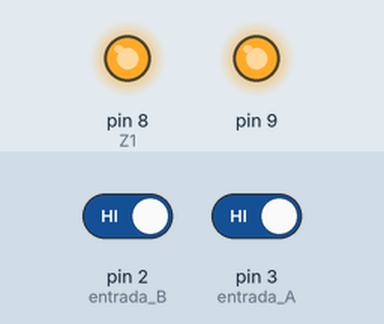
This sketch was run on a simulated Arduino Uno, built with avr-gcc and run on an emulated ATmega328P. Parts: output pins drawn as LEDs (lit = HIGH). The inputs (shaded band) are chosen by the test bench; at power-on: pin 2 (entrada_B) HIGH, pin 3 (entrada_A) HIGH.

Above: at 1.2 s.
1.3 s: pin 2 (entrada_B) driven LOW and pin 3 (entrada_A) driven LOW
At 2.5 s:
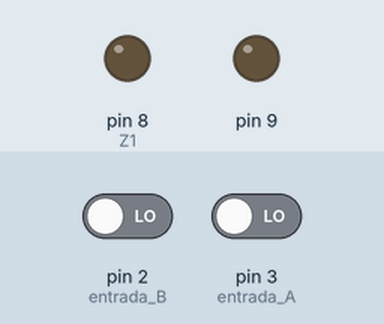
2.8 s: pin 2 (entrada_B) driven HIGH
At 3.6 s:
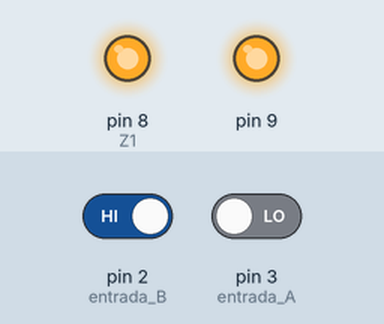
4.3 s: pin 2 (entrada_B) driven LOW
At 4.8 s:
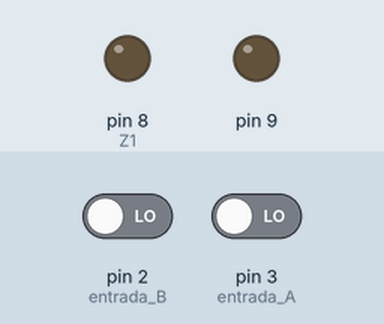
Timing chart, 0 to 7.3 s (numbered marks = the images above; inputs shaded):
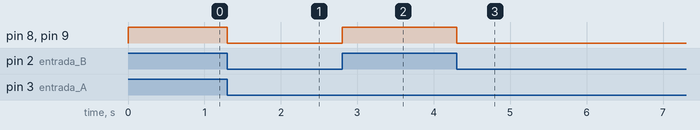

Measured:
- after the input at 1.3 s, pin 8 (Z1), pin 9: HIGH → LOW at once
- after the input at 2.8 s, pin 8 (Z1), pin 9: LOW → HIGH at once
- after the input at 4.3 s, pin 8 (Z1), pin 9: HIGH → LOW at once

The sketch:

LEYES3.ino
```cpp
//Autor:Dario Jorge Iglesias
boolean B,A,Z1,Z2;
void setup() {
 pinMode(2,INPUT_PULLUP);//entrada B
 pinMode(3,INPUT_PULLUP);//entrada A
 pinMode(8,OUTPUT);//Z1=B+A
 pinMode(9,OUTPUT);}//Z2=(B+'B).(B+A)
void loop()
{
 B=digitalRead(2);//Var. de entrada
 A=digitalRead(3);
 Z1=B|A;//FUNCIÓN Z1
 Z2=(B|!B)&(B|A);//FUNCIÓN Z2
 digitalWrite(8,Z1);//Act. de salida
 digitalWrite(9,Z2);}
```
